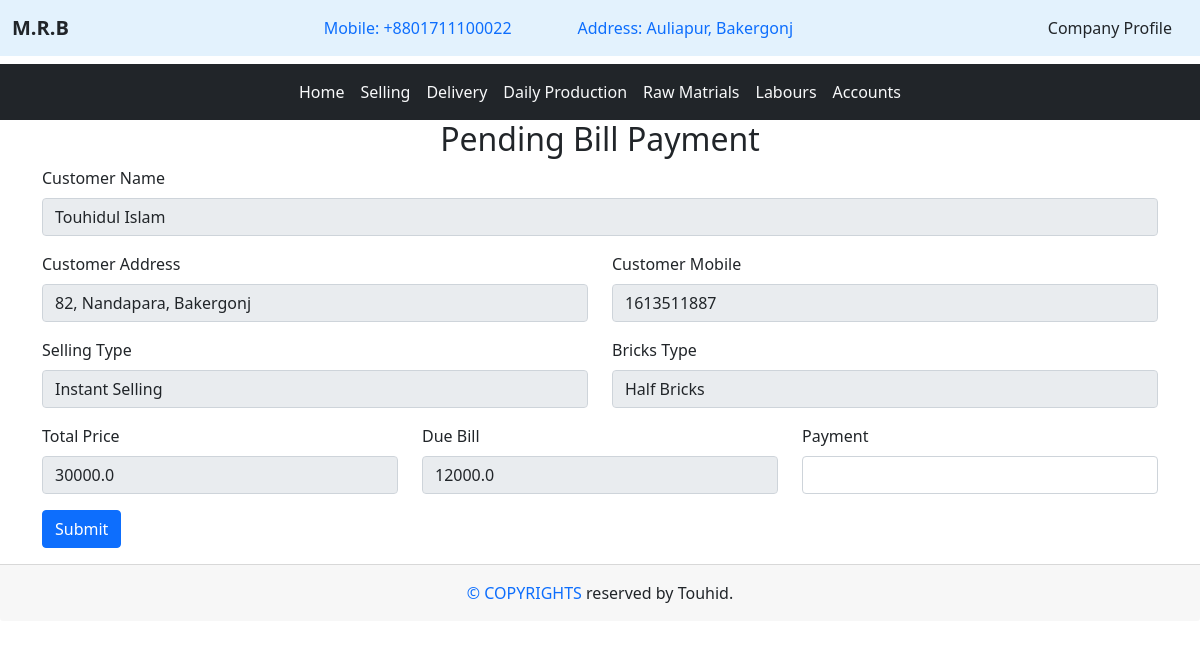
Page /selling/due/20 (signed in) on the committed database.
### home/models.py (models this page shows, shortened)
class Company(models.Model):
    cname = models.TextField(max_length=20)
    cmobile = models.TextField(max_length=14)
    caddress = models.TextField(max_length=100)

### selling/models.py (models this page shows, shortened)
class Selling(models.Model):
    sell_type = (
        ('Instant Selling', 'Instant Selling'),
        ('Advance Selling', 'Advance Selling'),
    )
    brick = (
        ('Number 1', 'Number 1'),
        ('Number 2', 'Number 2'),
        ('Number 3', 'Number 3'),
        ('picked', 'picked'),
        ('Half Bricks', 'Half Bricks')
    )
    selling_type = models.CharField(choices = sell_type, max_length=50)
    Bricks_type = models.CharField(choices = brick, max_length=50)
    customer_name = models.CharField(max_length=50)
    customer_address = models.CharField(max_length=200)
    customer_mobile = models.IntegerField()
    product_rate = models.IntegerField()
    product_quantity = models.IntegerField()
    total_price = models.FloatField()
    payment = models.FloatField()
    commission = models.IntegerField(default = 0)
    due = models.FloatField(default = 0)
    is_pending = models.BooleanField(default = False)
    is_delivered = models.BooleanField(default = False)
    issue_date = models.DateTimeField(auto_now = True, null = True)

### selling/views.py (the view, shortened to what this page needs)
# urls.py: path('due/<int:id>', views.due_form, name='due_info'),
@login_required
def due_form(request, id):
    cprofile = get_object_or_404(Company, id=1)
    due_info = Selling.objects.get(id = id)
    context = {
        'profile' : cprofile,
        'due_info' : due_info
    }
    return render(request, 'selling/due_form.html', context)

### Templates/selling/due_form.html (shortened to what this page needs)
{% extends "base.html" %}
{% block content %}
<h2 class="text-center">Pending Bill Payment</h2>
<div class="container">
    <form action="" method="POST">
        <div class="mb-3">
            <label for="" class="form-label">Customer Name</label>
            <input type="text" class="form-control" id="" readonly value="{{due_info.customer_name}}">
        </div>
        <div class="row">
            <div class="col-md-6">
                <div class="mb-3">
                    <label for="" class="form-label">Customer Address</label>
                    <input type="text" class="form-control" id="" readonly value="{{due_info.customer_address}}">
                </div>
            </div>
            <div class="col-md-6">
                <div class="mb-3">
                    <label for="" class="form-label">Customer Mobile</label>
                    <input type="text" class="form-control" id="" readonly value="{{due_info.customer_mobile}}">
                </div>
            </div>
        </div>
        <div class="row">
            <div class="col-md-6">
                <div class="mb-3">
                    <label for="" class="form-label">Selling Type</label>
                    <input type="text" class="form-control" id="" readonly value="{{due_info.selling_type}}">
                </div>
            </div>
            <div class="col-md-6">
                <div class="mb-3">
                    <label for="" class="form-label">Bricks Type</label>
                    <input type="text" class="form-control" id="" readonly value="{{due_info.Bricks_type}}">
                </div>
            </div>
        </div>
        <div class="row">
            <div class="col-md-4">
                <div class="mb-3">
                    <label for="" class="form-label">Total Price</label>
                    <input type="text" class="form-control" readonly id="" value="{{due_info.total_price}}">
                </div>
            </div>
            <div class="col-md-4">
                <div class="mb-3">
                    <label for="" class="form-label">Due Bill</label>
                    <input type="text" class="form-control" readonly id="" value="{{due_info.due}}">
                </div>
            </div>
            <div class="col-md-4">
                <div class="mb-3">
                    <label for="" class="form-label">Payment</label>
                    <input type="number" class="form-control" id="" name="payment">
                </div>
            </div>
        </div>
        <button class="btn btn-primary">Submit</button>
    </form>
</div>
{% endblock content %}

### Templates/base.html (shortened to what this page needs)
<!DOCTYPE html>
{% load static %}
<html lang="en">
<head>
    <link rel="stylesheet" href="{% static 'bootstrap/css/bootstrap.min.css' %}">
</head>
<body>
    <header>
        <nav class="navbar navbar-expand-lg" style="background-color: #e3f2fd;">
            <div class="container-fluid">
                <a class="navbar-brand text-dark" href="{% url "home" %}"><b>{{ profile.cname }}</b></a>
                <div class="collapse navbar-collapse" id="navbarSupportedContent">
                    <ul class="navbar-nav m-auto mb-2 mb-lg-0">
                        <li class="nav-item">
                            <a class="nav-link" aria-current="page" href="#">Mobile: {{ profile.cmobile }}</a>
                        </li>
                        <li class="nav-item" style="margin-left: 50px;">
                            <a class="nav-link" aria-current="page" href="#">Address: {{ profile.caddress }}</a>
                        </li>
                    </ul>
                    <div class="d-flex" role="search">
                        <a href="{% url 'company' %}" class="nav-link text-dark">Company Profile</a>
                    </div>
                </div>
            </div>
        </nav>
    </header>
    <div class="mt-2">
        <nav class="navbar navbar-expand-lg bg-dark">
            <div class="container-fluid">
                <div class="collapse navbar-collapse" id="navbarSupportedContent">
                    <ul class="navbar-nav m-auto mb-2 mb-lg-0">
                        <li class="nav-item">
                            <a class="nav-link active text-light" aria-current="page" href="{% url 'home' %}">Home</a>
                        </li>
                        <li class="nav-item">
                            <a class="nav-link active text-light" aria-current="page" href="{% url 'selling' %}">Selling</a>
                        </li>
                        <li class="nav-item">
                            <a class="nav-link active text-light" aria-current="page" href="{% url 'delivery' %}">Delivery</a>
                        </li>
                        <li class="nav-item">
                            <a class="nav-link active text-light" aria-current="page" href="{% url 'production' %}">Daily Production</a>
                        </li>
                        <li class="nav-item">
                            <a class="nav-link active text-light" aria-current="page" href="{% url 'raw_materials' %}">Raw Matrials</a>
                        </li>
                        <li class="nav-item">
                            <a class="nav-link active text-light" aria-current="page" href="{% url 'labours' %}">Labours</a>
                        </li>
                        <li class="nav-item">
                            <a class="nav-link active text-light" aria-current="page" href="{% url 'accounts' %}">Accounts</a>
                        </li>
                    </ul>
                </div>
            </div>
        </nav>
    </div>
    {% block content %}
    {% endblock content %}
    <footer>
        <div class="card-footer text-center p-3 mt-3">
            <span class="text-primary"><span>&#169</span> COPYRIGHTS</span> reserved by Touhid.
        </div>
    </footer>
</body>
</html>

### rows in the picture
Company: cname "M.R.B", cmobile "+8801711100022", caddress "Auliapur, Bakergonj"
Selling: customer_name "Touhidul Islam", customer_address "82, Nandapara, Bakergonj", customer_mobile "1613511887", selling_type "Instant Selling", Bricks_type "Half Bricks", total_price "30000.0", due "12000.0"
